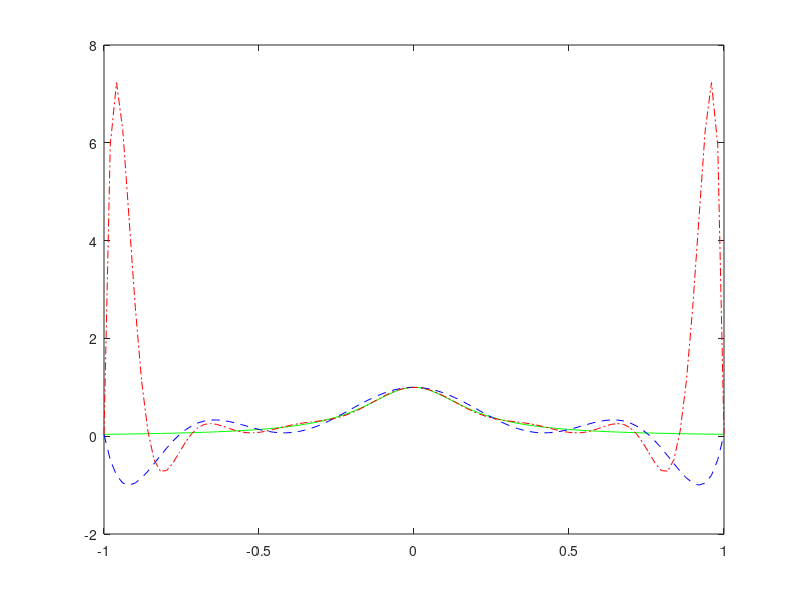

Reproduce this figure in MATLAB.
% Función de Runge
f = @(x) 1./(1+25*x.^2);
% Función que evalúa el polinomio interpolador de grado n.
function v = pz(z,n) 
  x = linspace(-1,1,n+1); % n+1 nodos equiespaciados
  y = 1./(1+25*x.^2);
  p = polyfit(x,y,n);
  v = polyval(p,z);
endfunction
z = linspace(-1,1,100);
plot(z,f(z),'g',z,pz(z,8),'--b',z,pz(z,14),'-.r')